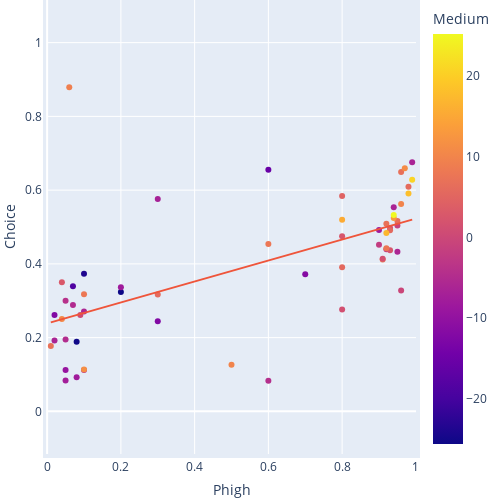

Notebook source saved alongside this figure:
### Code cell
est_agg = est.groupby(["Problem", "Phigh", "Medium", "High", "Low"])["Choice"].mean().reset_index()
# Create scatter plot
fig = px.scatter(est_agg, x="Phigh", y="Choice", color="Medium", trendline="ols")

# Define axis range to match both axes
axis_min = min(est_agg["Phigh"].min(), est_agg["Choice"].min())
axis_max = max(est_agg["Phigh"].max(), est_agg["Choice"].max())

# Update layout to force square aspect ratio
fig.update_layout(
    autosize=False,
    width=500,
    height=500,
    margin=dict(l=0, r=0, b=0, t=0, pad=4),
    xaxis=dict(
        scaleanchor="y", scaleratio=1, range=[axis_min, axis_max]  # Ensuring same range
    ),
    yaxis=dict(
        scaleanchor="x", scaleratio=1, range=[axis_min, axis_max]  # Ensuring same range
    ),
)

# Show figure
fig.show()
results = px.get_trendline_results(fig)
print(results["px_fit_results"].values[0].summary())

### Figure 1 — Plotly figure (JSON) as saved in the notebook; plotly's stock layout.template omitted (floating-point values rounded to 4 significant figures)
{"data": [{"hovertemplate": "Phigh=%{x}<br>Choice=%{y}<br>Medium=%{marker.color}<extra></extra>", "legendgroup": "", "marker": {"color": [-0.3, -1.0, -12.2, -25.6, -1.9, -6.4, -11.7, -6.0, -6.1, -1.8, -12.1, -6.4, -9.4, -15.5, -25.4, -18.7, -23.8, -8.1, -8.4, -4.5, -4.6, 8.7, 5.6, -7.5, -6.4, -4.9, 1.2, 4.6, 7.0, 1.4, 6.4, 5.6, 6.8, -4.1, 2.2, -7.9, 1.3, -5.1, -6.9, 5.9, 15.5, 17.1, 9.2, 9.9, 2.2, 8.0, 10.6, 18.1, 9.9, 2.8, 12.8, 0.5, 11.5, 7.0, 11.0, 25.2, 7.9, 20.7, 6.0, 7.7], "coloraxis": "coloraxis", "symbol": "circle"}, "mode": "markers", "name": "", "orientation": "v", "showlegend": false, "type": "scatter", "x": [0.96, 0.95, 0.3, 0.2, 0.9, 0.99, 0.7, 0.1, 0.95, 0.92, 0.02, 0.94, 0.05, 0.6, 0.08, 0.07, 0.1, 0.2, 0.9, 0.6, 0.1, 0.91, 0.8, 0.05, 0.02, 0.05, 0.93, 0.8, 0.92, 0.91, 0.95, 0.93, 0.96, 0.05, 0.93, 0.08, 0.8, 0.07, 0.3, 0.98, 0.8, 0.92, 0.06, 0.96, 0.8, 0.1, 0.04, 0.98, 0.5, 0.04, 0.94, 0.09, 0.1, 0.01, 0.97, 0.94, 0.6, 0.99, 0.3, 0.92], "xaxis": "x", "y": [0.3275, 0.504, 0.2445, 0.3235, 0.452, 0.6755, 0.372, 0.2705, 0.433, 0.4395, 0.261, 0.5535, 0.112, 0.655, 0.189, 0.3395, 0.3735, 0.3365, 0.492, 0.083, 0.112, 0.412, 0.3905, 0.084, 0.1925, 0.195, 0.497, 0.584, 0.5085, 0.414, 0.516, 0.4915, 0.649, 0.3, 0.437, 0.0925, 0.276, 0.2885, 0.576, 0.609, 0.5195, 0.484, 0.879, 0.5625, 0.475, 0.3175, 0.2505, 0.591, 0.1265, 0.35, 0.5245, 0.261, 0.1135, 0.177, 0.659, 0.5325, 0.454, 0.628, 0.317, 0.4425], "yaxis": "y"}, {"hovertemplate": "<b>OLS trendline</b><br>Choice = 0.28441 * Phigh + 0.2384<br>R<sup>2</sup>=0.409414<br><br>Phigh=%{x}<br>Choice=%{y} <b>(trend)</b><extra></extra>", "legendgroup": "", "marker": {"symbol": "circle"}, "mode": "lines", "name": "", "showlegend": false, "type": "scatter", "x": [0.01, 0.02, 0.02, 0.04, 0.04, 0.05, 0.05, 0.05, 0.05, 0.06, 0.07, 0.07, 0.08, 0.08, 0.09, 0.1, 0.1, 0.1, 0.1, 0.1, 0.2, 0.2, 0.3, 0.3, 0.3, 0.5, 0.6, 0.6, 0.6, 0.7, 0.8, 0.8, 0.8, 0.8, 0.8, 0.9, 0.9, 0.91, 0.91, 0.92, 0.92, 0.92, 0.92, 0.93, 0.93, 0.93, 0.94, 0.94, 0.94, 0.95, 0.95, 0.95, 0.96, 0.96, 0.96, 0.97, 0.98, 0.98, 0.99, 0.99], "xaxis": "x", "y": [0.2412, 0.2441, 0.2441, 0.2498, 0.2498, 0.2526, 0.2526, 0.2526, 0.2526, 0.2555, 0.2583, 0.2583, 0.2612, 0.2612, 0.264, 0.2668, 0.2668, 0.2668, 0.2668, 0.2668, 0.2953, 0.2953, 0.3237, 0.3237, 0.3237, 0.3806, 0.409, 0.409, 0.409, 0.4375, 0.4659, 0.4659, 0.4659, 0.4659, 0.4659, 0.4944, 0.4944, 0.4972, 0.4972, 0.5001, 0.5001, 0.5001, 0.5001, 0.5029, 0.5029, 0.5029, 0.5057, 0.5057, 0.5057, 0.5086, 0.5086, 0.5086, 0.5114, 0.5114, 0.5114, 0.5143, 0.5171, 0.5171, 0.52, 0.52], "yaxis": "y"}], "layout": {"autosize": false, "coloraxis": {"colorbar": {"title": {"text": "Medium"}}, "colorscale": [[0, "#0d0887"], [0.1111, "#46039f"], [0.2222, "#7201a8"], [0.3333, "#9c179e"], [0.4444, "#bd3786"], [0.5556, "#d8576b"], [0.6667, "#ed7953"], [0.7778, "#fb9f3a"], [0.8889, "#fdca26"], [1, "#f0f921"]]}, "height": 500, "legend": {"tracegroupgap": 0}, "margin": {"b": 0, "l": 0, "pad": 4, "r": 0, "t": 0}, "width": 500, "xaxis": {"anchor": "y", "domain": [0, 1], "range": [0.01, 0.99], "scaleanchor": "y", "scaleratio": 1, "title": {"text": "Phigh"}}, "yaxis": {"anchor": "x", "domain": [0, 1], "range": [0.01, 0.99], "scaleanchor": "x", "scaleratio": 1, "title": {"text": "Choice"}}}}
